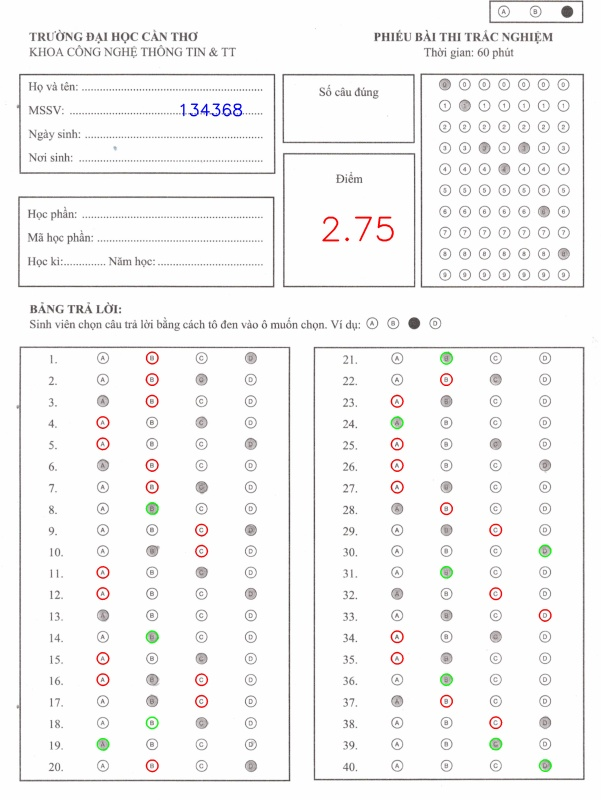
#> input picture CODE_CHAM_BAI/Ketqua/1.jpg, 601 x 800 px, given as the content of the folder ./img/, which was not available
$ python Grade.py
#> lines starting #> are read from the running program, lines starting #| are printed output that depends on the picture; after the words box and inside, x2 and y2 are one past the last pixel; in counts of white or black regions, pixels touching at a corner belong together; pictures that were not available may be replaced by others from this repository, and a replacement may not be noted
import tkinter.filedialog
import PIL.Image
import PIL.ImageTk
import datetime
from imutils.perspective import four_point_transform
from imutils import contours
import numpy as np
import cv2
import imutils
import os
import smtplib
from email.mime.text import MIMEText
from email.mime.multipart import MIMEMultipart
from email.mime.base import MIMEBase
from email import encoders
class App():
    def __init__(self):
        self.file1 = []
        self.dsmail = []
        self.date = datetime.datetime.now()
        self.date.strftime("%Y%m%d %H:%M:%S")
    def nhapdapan(self):
        # self.dapan="C:/Users/hieu/Documents/questionBank/CODE_CHAM_BAI/bubble-sheet-grading/answers.txt"
        self.dapan="./answers.txt"
        self.ANSWER_KEY = {0:0,1:0}
        j=0
        f = open(self.dapan, "r")
        for i in f:
            self.ANSWER_KEY[j] = int(i)
            j=j+1
        f.close()
        #print self.ANSWER_KEY

    def luudiem(self,tenn, diemm):
        f = open("C:/Users/hieu/Documents/questionBank/CODE_CHAM_BAI/bubble-sheet-grading/Ketqua/result.txt", "w")
        f.write(str(tenn)+"         "+str(diemm)+"          "+str(self.date.strftime("%Y%m%d %H:%M:%S")+"\n"))
        f.close()
    def timkhung(self, khungbt):
        khung = None

        if len(khungbt) > 0:
            khungbt = sorted(khungbt, key=cv2.contourArea, reverse=True)
            # tim khu vuc sap xep knhung lomn nho .contourArea
            for a in khungbt:
                peri = cv2.arcLength(a, True)
                approx = cv2.approxPolyDP(a, 0.02 * peri, True)

                if len(approx) == 4:
                    khung = approx
                    break
        print(khung)
        return khung

    def timkhungcham(self, baithi):
        btxam = cv2.cvtColor(baithi, cv2.COLOR_BGR2GRAY)
        btmo = cv2.GaussianBlur(btxam, (5, 5), 0)
        btcanh = cv2.Canny(btmo, 75, 200)

        khungtl = cv2.findContours(btcanh.copy(), cv2.RETR_TREE, cv2.CHAIN_APPROX_SIMPLE)
        khungtl = imutils.grab_contours(khungtl)
        return khungtl

    def timo1(self, khungtl,x):
        khung1 = None
        if len(khungtl) > 0:
            khungtl = sorted(khungtl, key=cv2.contourArea, reverse=True)
            for b in khungtl[x:30]:
                peri = cv2.arcLength(b, True)
                approx = cv2.approxPolyDP(b, 0.02 * peri, True)
                if len(approx) == 4:
                    khung1 = approx
                    break
        return khung1


    def chuyendoi(self,nhandang):
        nhandangxam = cv2.cvtColor(nhandang, cv2.COLOR_BGR2GRAY)
        nhandangmo = cv2.GaussianBlur(nhandangxam, (5, 5), 0)
        nhandangcanh = cv2.Canny(nhandangmo, 75, 200)
        khungdang = cv2.findContours(nhandangcanh.copy(), cv2.RETR_EXTERNAL, cv2.CHAIN_APPROX_SIMPLE)
        khungdang = imutils.grab_contours(khungdang)
        return khungdang
    def tam(self, tlkhung0, thresh0):
        made = []
        n=0
        for f in tlkhung0:
            (x, y, w, h) = cv2.boundingRect(f)
            ar = w / float(h)
            if w >= 10 and h >= 10 and ar >= 0.9 and ar <= 1.1:
                made.append(f)
        made = contours.sort_contours(made, method="top-to-bottom")[0]
        for (q, i) in enumerate(np.arange(0, len(made), 10)):
            cautraloisx0 = contours.sort_contours(made[i:i + 10])[0]
            bubbled0 = None
            for (j, c) in enumerate(cautraloisx0):
                matna0 = np.zeros(thresh0.shape, dtype="uint8")
                cv2.drawContours(matna0, [c], -1, 255, -1)

                matna0 = cv2.bitwise_and(thresh0, thresh0, mask=matna0)
                tong0 = cv2.countNonZero(matna0)
                print(tong0)
                if bubbled0 is None or tong0 > bubbled0[0]:
                    bubbled0 = (tong0, j)
            n = bubbled0[1] + 1
        return n
    def luubaikt(self,fileluuu, tenluuu,diemluu):
        print (fileluuu)
        print   (tenluuu)
        print(diemluu)
        arr=[]
        self.baiin = cv2.cvtColor(fileluuu, cv2.COLOR_BGR2RGB)
        self.tenbailuu = str(tenluuu)+"-"+str(self.date.strftime("%Y%m%d-%H-%M-%S"))
        print ('../Ketqua/{0}.jpg'.format(self.tenbailuu))
        cv2.imwrite('../Ketqua/{0}.jpg'.format(self.tenbailuu), self.baiin)
        a={"mssv":tenluuu,"diem":diemluu,"url":self.tenbailuu }
        arr.append(a)
        return  arr
    def chamnhieu(self):
        self.file1 =[]
        self.dsddd="./img/"
        for f in os.listdir(self.dsddd):
            self.file1.append(self.dsddd+"/"+f)
        # print (self.file1)
        self.img1 = cv2.imread(self.file1[len(self.file1) - 1])
#> self.img1 is the input picture: shape (800, 601, 3); mean B, G, R 245.2, 245.3, 246
        self.img1 = cv2.cvtColor(self.img1, cv2.COLOR_BGR2RGB)
#> (reads CODE_CHAM_BAI/bubble-sheet-grading/answers.txt from the repository)
        self.img1 = imutils.resize(self.img1, height=800)
    def chambai(self):
        self.Array=[]
        for i in range(len(self.file1)):
            self.anh = self.file1[i]
            print (self.anh)
            self.mn = cv2.imread(self.anh)
            self.hx = cv2.cvtColor(self.mn, cv2.COLOR_BGR2GRAY)
            self.hm = cv2.GaussianBlur(self.hx, (5,5),0)
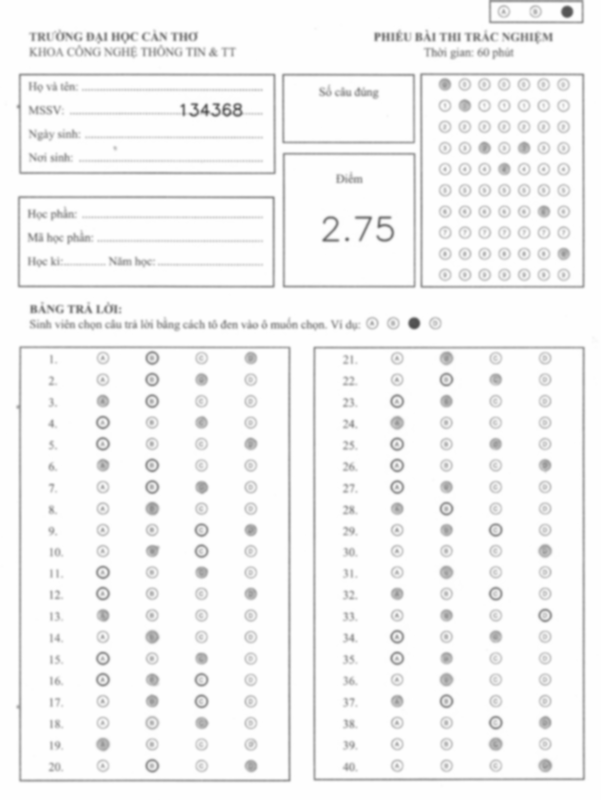
#> self.hm: shape (800, 601); min 79, max 255, mean 245.5
            self.hc = cv2.Canny(self.hm, 75, 200)
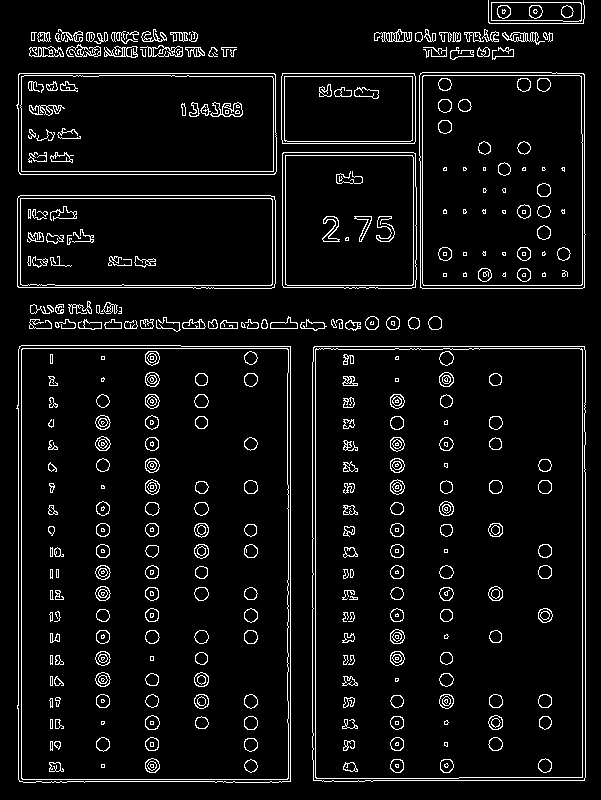
#> self.hc: shape (800, 601); 6% white in thin lines or dots
            # [4 lines of commented-out code are left out]
            self.khungbt = cv2.findContours(self.hc.copy(), cv2.RETR_EXTERNAL, cv2.CHAIN_APPROX_SIMPLE)
#> self.khungbt = 78 contours, 22 with area under 20; largest, box (x1, y1, x2, y2) and area: (16, 345, 291, 783) 118572, (312, 346, 586, 782) 118422, (419, 72, 586, 289) 35472, (16, 73, 277, 175) 25996, (17, 195, 276, 289) 23789
            self.khungbt = imutils.grab_contours(self.khungbt)
            self.khung = None
            self.khung = self.timkhung(self.khungbt)
#> in timkhung, `khungbt = sorted(khungbt, key=cv2.contourArea, reverse=True)`: khungbt has the same summary as self.khungbt in chambai
#> the loop in timkhung, `for a in khungbt:` made 1 pass
#> (peri, khung) on pass 1: (1426.7, [[19, 346], [19, 781], [290, 781], [290, 346]])
#| [[[ 19 346]]
#|  [[ 19 781]]
#|  [[290 781]]
#|  [[290 346]]]
#> self.khung = [[19, 346], [19, 781], [290, 781], [290, 346]]

            #xoay anh. ngang doc
            self.baithi = four_point_transform(self.mn, self.khung.reshape(4, 2))
            # cv2.imwrite('./{khungchambai}.jpg', self.khung )
            #------
            self.khungtln = self.timkhungcham(self.baithi)
#> in timkhungcham, `btmo = cv2.GaussianBlur(btxam, (5, 5), 0)`:
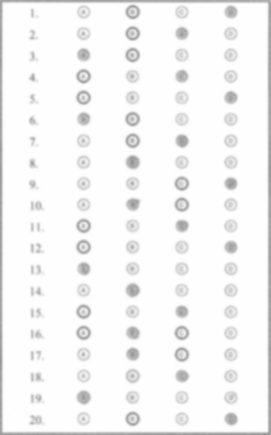
#> btmo: shape (435, 271); min 148, max 254, mean 245.2
#> in timkhungcham, `btcanh = cv2.Canny(btmo, 75, 200)`:
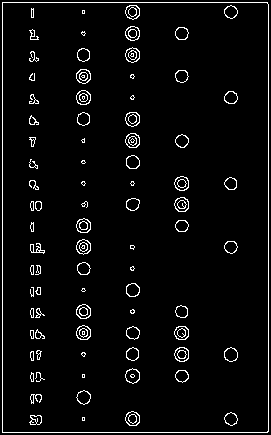
#> btcanh: shape (435, 271); 4.1% white in thin lines or dots
#> in timkhungcham, `khungtl = cv2.findContours(btcanh.copy(), cv2.RETR_TREE, cv2.CHAIN_APP..`: khungtl = 213 contours, 73 with area under 20; largest, box (x1, y1, x2, y2) and area: (2, 2, 269, 433) 114378, (2, 2, 269, 433) 114375, (76, 239, 91, 255) 165, (125, 133, 140, 148) 164, (174, 347, 189, 362) 163
#> self.khungtln has the same summary as khungtl in timkhungcham
            self.khung1n = self.timo1(self.khungtln, 0)
#> the loop in timo1, `for b in khungtl[x:30]:` made 1 pass
#> (peri, khung1) on pass 1: (1390.8, [[2, 2], [2, 432], [267, 432], [267, 2]])
#> self.khung1n = [[2, 2], [2, 432], [267, 432], [267, 2]]
            self.baithi = four_point_transform(self.baithi, self.khung1n.reshape(4, 2))
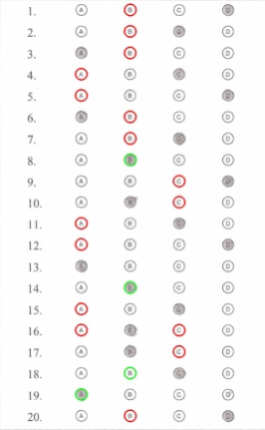
#> self.baithi: shape (430, 265, 3); mean B, G, R 247.2, 247.5, 248.6
            #chuyen doi phoi canh
            # cv2.imwrite('./{3}.jpg', self.baithi)
            cv2.waitKey(0)
            #---
            self.baithi = self.baithi[20:self.baithi.shape[0] - 20, 20:self.baithi.shape[1] - 20]
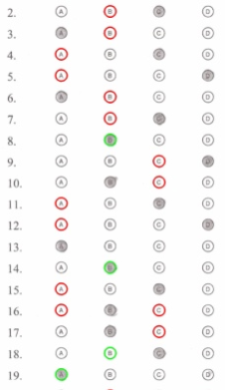
#> self.baithi: shape (390, 225, 3); mean B, G, R 246.1, 246.6, 247.7

            #XOAY BAI THI
            self.phantren = self.baithi[0:int(self.baithi.shape[0]/34), 0:self.baithi.shape[1]]
            self.row, self.col, self.cha = self.baithi.shape
#> self.row = 390; self.col = 225; self.cha = 3
            #show hinh cat
            cv2.imwrite('./{show}.jpg', self.phantren)
            cv2.waitKey(0)
            self.dem1 = 0
            for i in range(self.phantren.shape[0]):
                for j in range(self.phantren.shape[1]):
                    if self.phantren[i,j,0] <100:
                        self.dem1 = self.dem1 +1
#> after the loop, self.dem1 = 6
            # print self.dem1
            if self.dem1 < 1000:
                self.dem2 = 0
                self.benphai = self.baithi[0: int(self.baithi.shape[0]), 0:int(self.baithi.shape[1]/34)]
                for i in range(self.benphai.shape[0]):
                    for j in range(self.benphai.shape[1]):
                        if self.benphai[i, j, 0] < 150:
                            self.dem2 = self.dem2 + 1
#> after the loop, self.dem2 = 0
                # print self.dem2
                if self.dem2 < 1000:
                    self.dem3 = 0
                    self.bentrai = self.baithi[0:int(self.baithi.shape[0]), self.baithi.shape[1]-int(self.baithi.shape[1]/34): int(self.baithi.shape[1])]
                    for i in range(self.bentrai.shape[0]):
                        for j in range(self.bentrai.shape[1]):
                            if self.bentrai[i, j, 0] < 50:
                                self.dem3 = self.dem3 + 1
#> after the loop, self.dem3 = 0
                    #print self.dem3
                    if self.dem3 <1000:
                        self.r = cv2.getRotationMatrix2D((self.col/2, self.row/2),180,1)
                        self.baithi = cv2.warpAffine(self.baithi, self.r, (self.col,self.row))
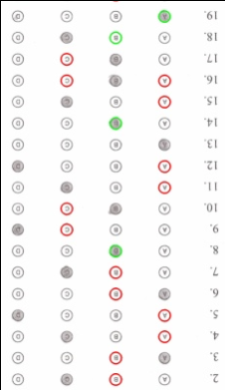
#> self.baithi: shape (390, 225, 3); mean B, G, R 244.4, 244.8, 245.9
                    else:
                        self.r = cv2.getRotationMatrix2D((self.col / 2, self.row / 1.488), 90, 1)
                        self.baithi = cv2.warpAffine(self.baithi, self.r, (self.row, self.col))
                else:
                    self.r = cv2.getRotationMatrix2D((self.col / 2.525, self.row / 2), -90, 1)
                    self.baithi = cv2.warpAffine(self.baithi, self.r, (self.row, self.col))

            #NHAN DANG SO CAU HOI

            self.nhandang = self.baithi[1:int(self.row/20), 0:self.col]
            self.khungdang = self.chuyendoi(self.nhandang)
#> in chuyendoi, `khungdang = cv2.findContours(nhandangcanh.copy(), cv2.RETR_EXTERNAL, c..`: khungdang = 4 contours, all with area under 20
#> self.khungdang = 4 contours, all with area under 20
            self.khungnhandang = self.timkhung(self.khungdang)
#> the loop in timkhung (call 2), `for a in khungbt:` made 4 passes
#> peri on passes 1 to 3: 53.46, 13.66, 15.66
#> (peri, approx) on pass 4: (34, [[1, 0], [1, 17]])
#> (the run stopped early here; a loop or call above may not have finished)
